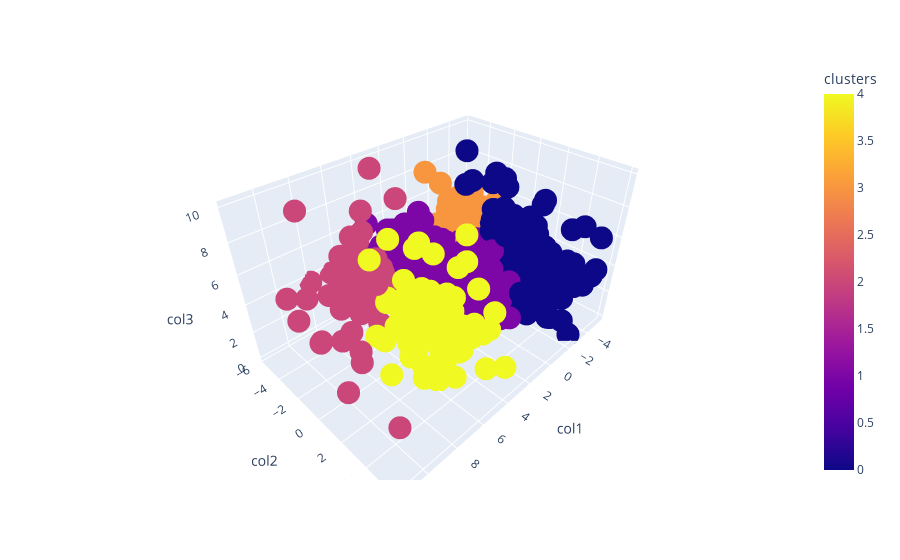

Notebook code cell kept with this figure:
### Code cell
tracklist, tracklist_ids = sort_tracklist(truncated_tracklist)
tracklist

### Figure 1 — Plotly figure (JSON) as saved in the notebook; plotly's stock layout.template omitted (floating-point values rounded to 4 significant figures; data arrays with more than 128 entries replaced by an {"elided": "..."} marker saying what was removed)
{"data": [{"customdata": {"elided": "678x1 int values"}, "hovertemplate": "<b>%{hovertext}</b><br><br>col1=%{x}<br>col2=%{y}<br>col3=%{z}<br>clusters=%{marker.color}<extra></extra>", "hovertext": {"elided": "678 str values"}, "legendgroup": "", "marker": {"color": {"elided": "678 int values"}, "coloraxis": "coloraxis", "symbol": "circle"}, "mode": "markers", "name": "", "scene": "scene", "showlegend": false, "type": "scatter3d", "x": {"elided": "678 float values"}, "y": {"elided": "678 float values"}, "z": {"elided": "678 float values"}}], "layout": {"coloraxis": {"colorbar": {"title": {"text": "clusters"}}, "colorscale": [[0, "#0d0887"], [0.1111, "#46039f"], [0.2222, "#7201a8"], [0.3333, "#9c179e"], [0.4444, "#bd3786"], [0.5556, "#d8576b"], [0.6667, "#ed7953"], [0.7778, "#fb9f3a"], [0.8889, "#fdca26"], [1, "#f0f921"]]}, "legend": {"tracegroupgap": 0}, "margin": {"t": 60}, "scene": {"domain": {"x": [0, 1], "y": [0, 1]}, "xaxis": {"title": {"text": "col1"}}, "yaxis": {"title": {"text": "col2"}}, "zaxis": {"title": {"text": "col3"}}}}}
